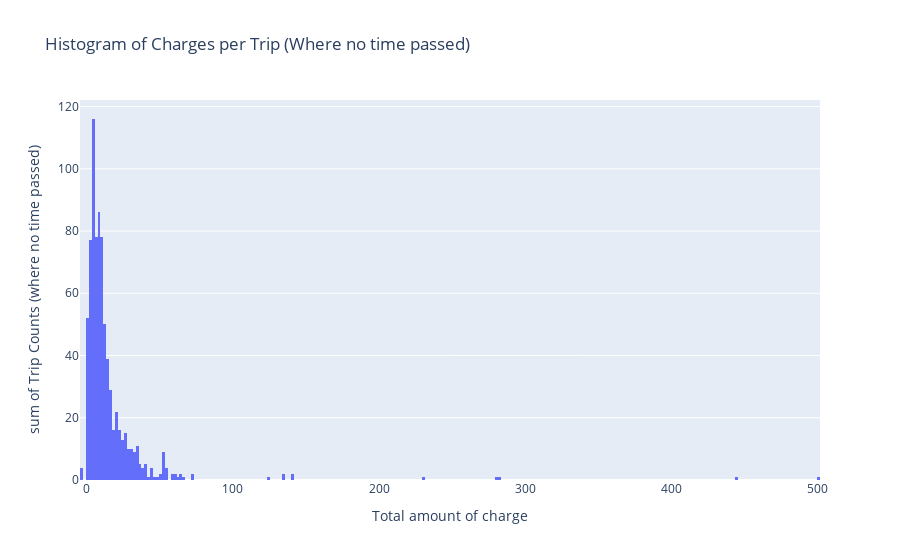

Source (notebook cell):
### Markdown cell above
# What is the distribution of these trips where no time passes?

I would expect these trips to cost some value very close to $0. 

There may be flat rates that are triggered at the end of everytrip, if that is the case, that may explain the high distribution centered around $6.

DISCLAIMER: I aggregated the data before visualizing it. In this case it works because I am ommitting any stats from hover data. But I am aware that this method means that we can't use this figure/ data frame as an object without futher data manipulation

### Code cell
df = quick_hist.groupby(by=['total_amount_round']).count().reset_index()
fig = px.histogram(df, 
                   title='Histogram of Charges per Trip (Where no time passed)',
                   x="total_amount_round", 
                   y="total_amount",
                   labels={'total_amount_round':'Total amount of charge', 'total_amount':'Trip Counts (where no time passed)'},
#                    marginal="box", # or violin, rug
                   nbins=500,
                   hover_data=df.columns)
fig.show()

### Figure 1 — Plotly figure (JSON) as saved in the notebook; plotly's stock layout.template omitted (floating-point values rounded to 4 significant figures)
{"data": [{"alignmentgroup": "True", "bingroup": "x", "histfunc": "sum", "hovertemplate": "Total amount of charge=%{x}<br>sum of Trip Counts (where no time passed)=%{y}<extra></extra>", "legendgroup": "", "marker": {"color": "#636efa", "pattern": {"shape": ""}}, "name": "", "nbinsx": 500, "offsetgroup": "", "orientation": "v", "showlegend": false, "type": "histogram", "x": [-4, -3, 0, 1, 2, 3, 4, 5, 6, 7, 8, 9, 10, 11, 12, 13, 14, 15, 16, 17, 18, 19, 20, 21, 22, 23, 24, 25, 26, 27, 28, 29, 30, 31, 32, 33, 34, 35, 36, 37, 38, 40, 41, 42, 45, 47, 48, 50, 52, 53, 54, 55, 58, 59, 60, 63, 65, 66, 72, 73, 125, 135, 140, 230, 280, 282, 444, 500], "xaxis": "x", "y": [1, 3, 46, 6, 19, 58, 89, 27, 40, 38, 50, 36, 45, 33, 26, 24, 10, 29, 16, 13, 11, 5, 10, 12, 6, 10, 4, 9, 11, 4, 3, 7, 5, 5, 5, 4, 6, 5, 1, 4, 4, 3, 2, 1, 4, 1, 1, 2, 1, 8, 2, 2, 1, 1, 2, 1, 2, 1, 1, 1, 1, 2, 2, 1, 1, 1, 1, 1], "yaxis": "y"}], "layout": {"barmode": "relative", "legend": {"tracegroupgap": 0}, "title": {"text": "Histogram of Charges per Trip (Where no time passed)"}, "xaxis": {"anchor": "y", "domain": [0, 1], "title": {"text": "Total amount of charge"}}, "yaxis": {"anchor": "x", "domain": [0, 1], "title": {"text": "sum of Trip Counts (where no time passed)"}}}}
